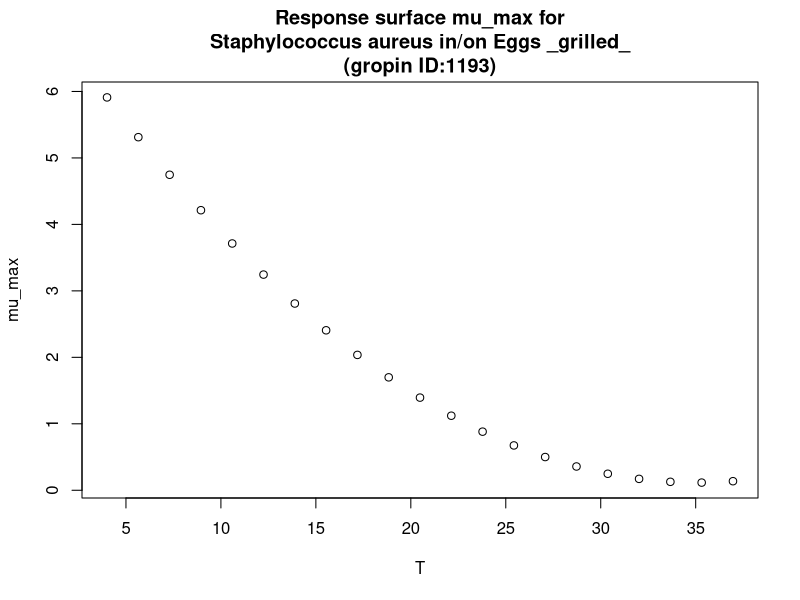

The R script that drew this image:
#############################
# start of Parameter script
#############################
T <- seq(4.004,36.963036963037,length.out=21)
#############################
# end of Parameter script
#############################
############################# 
# start of Model script Gropin ID 1193 
#############################
 
# constant coefficients for this model
 
variables <- data.frame(T)
argumentsPar <- expand.grid(variables)
 
# heart of the model
response_surface <- function(T) {
   mumax <-(-0.421*T+0.006*(T^2)+7.50)

return(mumax=mumax)
} 

# output parameters
mumax <- cbind(argumentsPar,response_surface(argumentsPar['T']))
colnames(mumax) <- c(colnames(argumentsPar),'mumax')
#############################
# End of Model script
#############################
############################# 
# start of Visualisation script Gropin ID 1193 
#############################
plot(T,mumax$mumax,
                          xlab='T',
                          ylab='mu_max',main='Response surface mu_max for
Staphylococcus aureus in/on Eggs _grilled_
(gropin ID:1193)')
#############################
# End of Visualisation script
#############################
